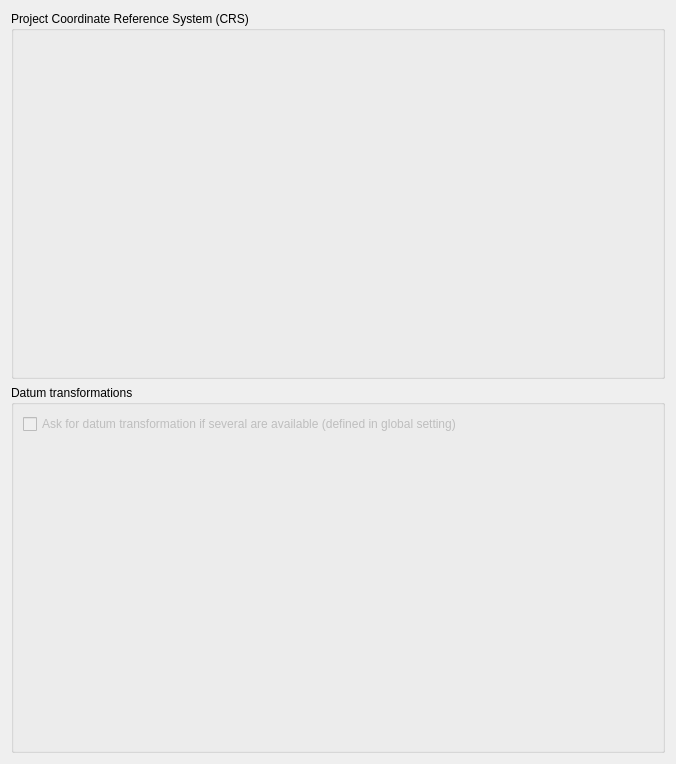
             <widget class="QWidget" name="scrollAreaWidgetContents">
              <property name="geometry">
               <rect>
                <x>0</x>
                <y>0</y>
                <width>676</width>
                <height>764</height>
               </rect>
              </property>
              <layout class="QVBoxLayout" name="verticalLayout_7">
               <item>
                <widget class="QGroupBox" name="cbxProjectionEnabled">
                 <property name="title">
                  <string>Project Coordinate Reference System (CRS)</string>
                 </property>
                 <property name="checkable">
                  <bool>false</bool>
                 </property>
                 <layout class="QVBoxLayout" name="verticalLayout_21">
                  <item>
                   <widget class="QgsProjectionSelectionTreeWidget" name="projectionSelector" native="true"/>
                  </item>
                 </layout>
                </widget>
               </item>
               <item>
                <widget class="QGroupBox" name="mDatumTransformGroupBox">
                 <property name="title">
                  <string>Datum transformations</string>
                 </property>
                 <layout class="QGridLayout" name="gridLayout_2">
                  <item row="0" column="0">
                   <widget class="QCheckBox" name="mShowDatumTransformDialogCheckBox">
                    <property name="enabled">
                     <bool>false</bool>
                    </property>
                    <property name="text">
                     <string>Ask for datum transformation if several are available (defined in global setting)</string>
                    </property>
                   </widget>
                  </item>
                  <item row="1" column="0">
                   <widget class="QgsDatumTransformTableWidget" name="mDatumTransformTableWidget" native="true"/>
                  </item>
                 </layout>
                </widget>
               </item>
              </layout>
             </widget>
